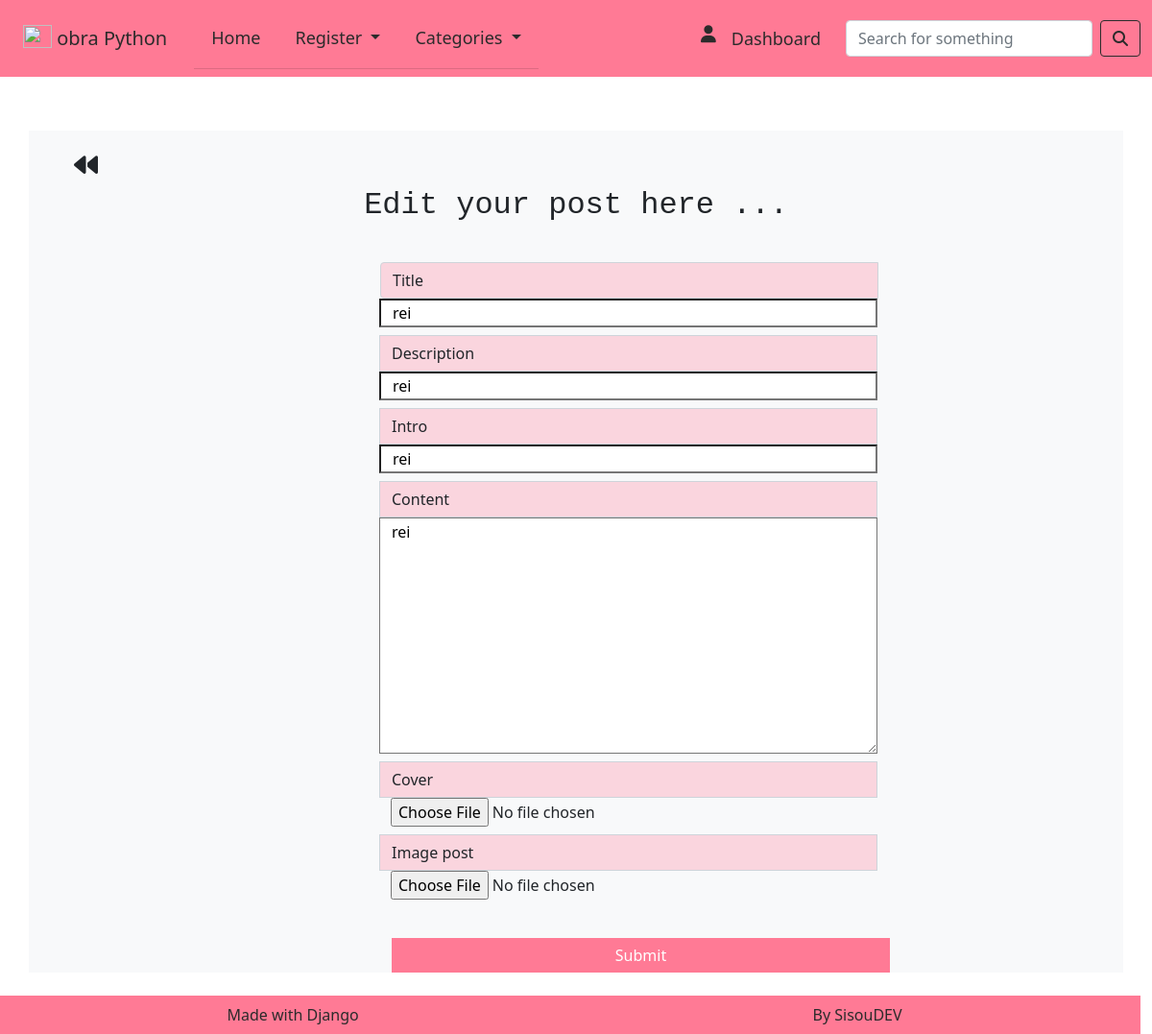
Page /authors/dashboard/post/23/edit/ (signed in) on the committed database.
### posts/models.py (models this page shows, shortened)
class Post(models.Model):
    title = models.CharField(max_length=65)
    description = models.CharField(max_length=165)
    slug = models.SlugField(unique=True, blank=True, null=True)
    intro = models.CharField(max_length=150, blank=True, null=True)
    content = models.TextField()
    content_is_html = models.BooleanField(default=False)
    created_at = models.DateTimeField(auto_now_add=True)
    is_published = models.BooleanField(default=False)
    cover = models.ImageField(
        upload_to='posts/covers/%Y/%m/%d/', default='', blank=True, null=True,
    )
    image_post = models.ImageField(
        upload_to='posts/image_post/%Y/%m/%d/', null=True,
        blank=True, default='',
    )
    category = models.ForeignKey(
        Category, on_delete=models.SET_NULL, null=True, blank=True,
        default='',
    )
    author = models.ForeignKey(
        User, on_delete=models.SET_NULL, null=True, blank=True
    )
    tags = models.ManyToManyField(Tag, blank=True)

### authors/views/dashboard_post.py (the view, shortened to what this page needs)
@method_decorator(
    login_required(login_url='authors:login', redirect_field_name='next'),
    name='dispatch'
)
class DashboardPost(View):
    def get_post(self, id=None):
        post = None
        if id is not None:
            post = Post.objects.filter(
                is_published=False,
                author=self.request.user,
                pk=id,
            ).first()
            if not post:
                raise Http404()
        return post
    def get(self, request, id=None):
        post = self.get_post(id)
        form = AuthorPostForm(instance=post)
        return render(
            request=self.request,
            template_name='authors/pages/dashboard_post.html',
            context={
                'form': form,
            }
        )

### authors/forms.py (shortened to what this page needs)
class AuthorPostForm(forms.ModelForm):
    def __init__(self, *args, **kwargs):
        super().__init__(*args, **kwargs)
        self._my_errors = defaultdict(list)
    class Meta:
        model = Post
        fields = 'title', 'description', 'intro', \
            'content', 'cover', 'image_post'

### authors/templates/authors/pages/dashboard_post.html (shortened to what this page needs)
{% extends 'base.html' %} {% block title %} Edit post | Kobra Python {%endblock%}
{% block conteudo %}
<div class="col w-100">
  <span class="mt-0">
    <a class="text-dark" href="{% url 'authors:dashboard' %}">
    <i id="back" class="fa-solid fa-backward mt-0"></i>
    </a>
  </span>
  <div class="col justify-content-center w-100 pt-0">
    <h2
      class="text-center p-2 text-dark rounded"
      style="font-family: 'Courier New', Courier, monospace"
>
      Edit your post here ...
    </h2>
    <div class="d-grid gap-3">
      <div class="p-2"></div>
    </div>
  </div>
  <div  class="col justify-content-center w-75 ms-5 ps-5 me-0 pe-0">
    <form id="dashboard2" class="ms-5 ps-5 me-0 pe-0" action="{{ form_action }}" method="POST" enctype="multipart/form-data">
    <div class="input-group row mb-3">
      {% for field in form %}
      <label
        id="label-form"
        for="{{ field.id_for_label }}"
        class="input-group-text mt-2 text-dark">
        {{ field.label }}</label>
      {{ field }}
      {% endfor %}
    </div>
    <div>
        <span class="p-5"></span>
        <div class="d-grid gap-2" id="botao2">
            <button class="btn btn-primary" id="botao" type="submit">Submit</button>
        </div>
    </div>
  </form>
    </div>
  </div>
  {% endblock conteudo %}

### base_static/global/css/styles.css (style rules this page uses)
#botao { background: rgb(255, 122, 149) !important; color: #ffffff; border: rgb(255, 122, 149) !important ; }
#botao2 { background: rgb(255, 122, 149) !important; color: #ffffff; }
#dashboard2 { padding-left: 105px !important; margin-left: 165px !important; justify-content: center !important; }
#label-form { background: rgba(255, 122, 149, 0.281) !important ; text-decoration: none; }
#back { font-size: 25px !important; margin-top: 0px; padding-top: 0; margin-left: 35px; }
#bg-image { background-image: url(images/bg-color.svg); background-repeat: repeat !important; background-position: left center !important; background-size: contain !important; background-blend-mode: multiply !important; background-origin: content-box !important; }

### rows in the picture
Post: form "rei" "rei" "rei" "rei"

### other values in the picture
{{ field.label }} "Title" "Description" "Intro" "Content" "Cover" "Image post"
